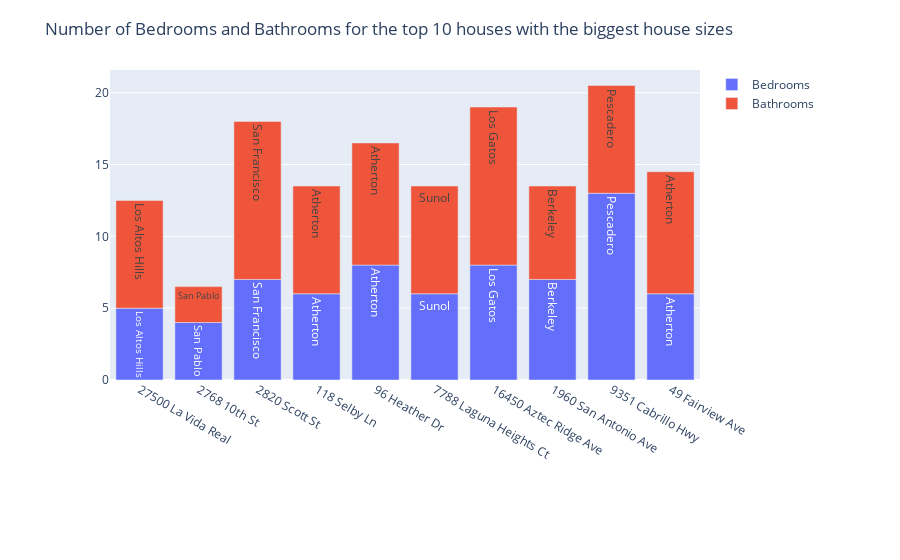

Notebook cell for this chart:
### Markdown cell above
### Question 4: How do the number of bedrooms and bathrooms compare for the top 10 houses with the biggest house sizes?

### Code cell
configure_plotly_browser_state()

top10_home_size_df = housing.sort_values(by='Home size', ascending=False).head(10)
x = top10_home_size_df.Address

# Trace 1: Number of beds.
trace1 = {
  'x': x,
  'y': top10_home_size_df.Beds,
  'name': 'Bedrooms',
  'type': 'bar',
  'text': top10_home_size_df.City
};

# Trace 2: Number of bathrooms.
trace2 = {
  'x': x,
  'y': top10_home_size_df.Baths,
  'name': 'Bathrooms',
  'type': 'bar',
  'text': top10_home_size_df.City
};

data = [trace1, trace2];
layout = {
  'barmode': 'relative',
  'title': 'Number of Bedrooms and Bathrooms for the top 10 houses with the biggest house sizes',
  'margin': dict(r=200, l=110, b=180, t=70)
};

fig = go.Figure(data = data, layout = layout)
iplot(fig)

### Figure 1 — Plotly figure (JSON) as saved in the notebook; plotly's stock layout.template omitted (floating-point values rounded to 4 significant figures)
{"data": [{"name": "Bedrooms", "text": ["Los Altos Hills", "San Pablo", "San Francisco", "Atherton", "Atherton", "Sunol", "Los Gatos", "Berkeley", "Pescadero", "Atherton"], "x": ["27500 La Vida Real", "2768 10th St", "2820 Scott St", "118 Selby Ln", "96 Heather Dr", "7788 Laguna Heights Ct", "16450 Aztec Ridge Ave", "1960 San Antonio Ave", "9351 Cabrillo Hwy", "49 Fairview Ave"], "y": [5, 4, 7, 6, 8, 6, 8, 7, 13, 6], "type": "bar"}, {"name": "Bathrooms", "text": ["Los Altos Hills", "San Pablo", "San Francisco", "Atherton", "Atherton", "Sunol", "Los Gatos", "Berkeley", "Pescadero", "Atherton"], "x": ["27500 La Vida Real", "2768 10th St", "2820 Scott St", "118 Selby Ln", "96 Heather Dr", "7788 Laguna Heights Ct", "16450 Aztec Ridge Ave", "1960 San Antonio Ave", "9351 Cabrillo Hwy", "49 Fairview Ave"], "y": [7.5, 2.5, 11, 7.5, 8.5, 7.5, 11, 6.5, 7.5, 8.5], "type": "bar"}], "layout": {"barmode": "relative", "margin": {"b": 180, "l": 110, "r": 200, "t": 70}, "title": {"text": "Number of Bedrooms and Bathrooms for the top 10 houses with the biggest house sizes"}}}
